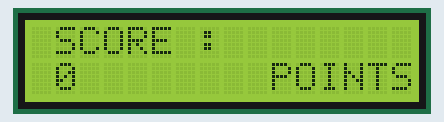
Simulated run of this sketch. Board: Arduino Uno, built with avr-gcc and run on an emulated ATmega328P. On the bench: 16×2 character LCD.

Above: at 0.1 s.
At 4.2 s:
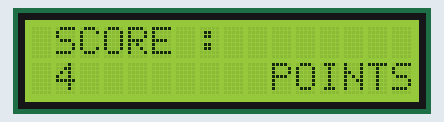
At 9.3 s:
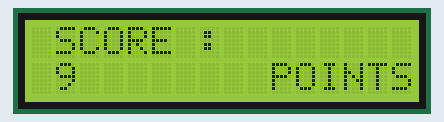
At 19.5 s:
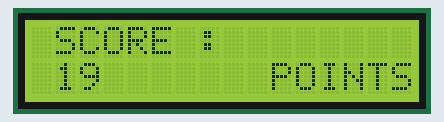
At 28.7 s:
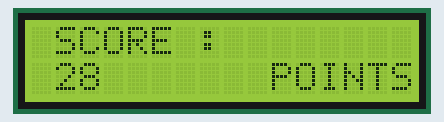
At 38.9 s:
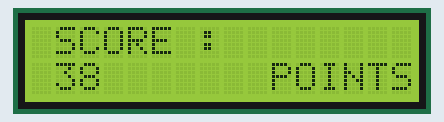

The sketch:

test_lcd_i2c.ino
```cpp
#include "Wire.h"
#include "LiquidCrystal_I2C.h"

LiquidCrystal_I2C LCD(0x27,16,2); // définit le type d'écran lcd 16 x 2

void setup() {
  LCD.init(); // initialisation de l'afficheur
  LCD.backlight();

  LCD.setCursor(1, 0);
  LCD.print("SCORE :");

  LCD.setCursor(10, 1);
  LCD.print("POINTS");
  LCD.display();
  LCD.setCursor(1, 1);
}

void loop() {
  for (int i=0; i<1000; i++){
    LCD.setCursor(1, 0);
    LCD.print("SCORE :");
    LCD.setCursor(10, 1);
    LCD.print("POINTS");
    LCD.setCursor(1, 1);
    LCD.print(i);
    delay(1000);
    LCD.clear();
  }

}
```

Measured:
- what the display in image 1 shows lasts 1.0 s, from 4.2 s to 5.2 s
